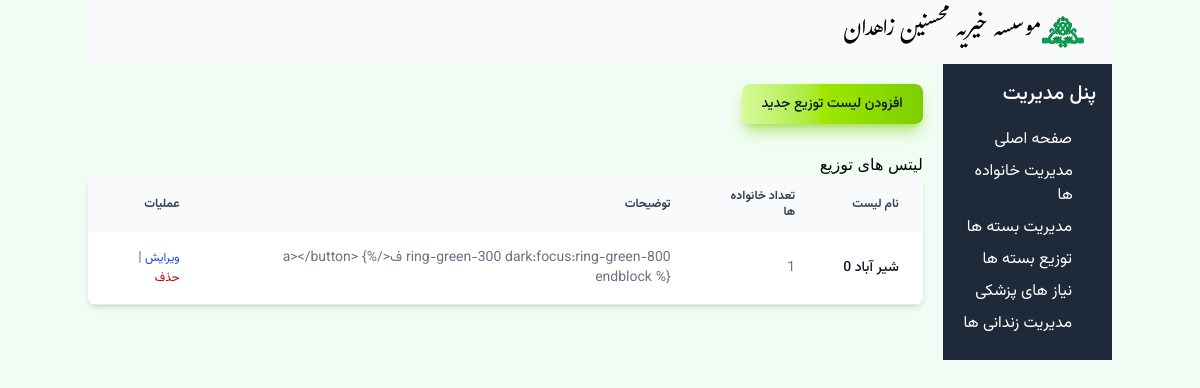
Screenshot of /dists/ with the database file from the repository.
### Mohsenin/models.py (models this page shows, shortened)
class Dist(models.Model): #Distribution List
    name = models.CharField(max_length=100, unique=True)
    note = models.TextField(default="")
    def familycount(self):
        return self.family_set.count()

### Mohsenin/views.py (the view)
# urls.py: path('dists/', views.DistListView.as_view(), name='dist_list'),
class DistListView(ListView):
    model = Dist
    template_name = 'Dist/Dist_list.html'
    context_object_name = "dists"

### Mohsenin/templates/Dist/Dist_list.html
{% extends "base.html" %}
{% block content %}
<div class="py-5 vazir-medium no-print">
<button type="button" class="text-gray-900 bg-gradient-to-r from-lime-200 via-lime-400 to-lime-500 hover:bg-gradient-to-br focus:ring-4 focus:outline-none focus:ring-lime-300 dark:focus:ring-lime-800 shadow-lg shadow-lime-500/50 dark:shadow-lg dark:shadow-lime-800/80 font-medium rounded-lg text-sm px-5 py-2.5 text-center me-2 mb-2"><a href="{% url 'dist_create' %}">افزودن لیست توزیع جدید</a></button>
</div>
<h2>لیتس های توزیع</h2>
<div class="relative overflow-x-auto shadow-md sm:rounded-lg">
<table class="w-full text-sm text-left rtl:text-right text-gray-500 dark:text-gray-400">
    <thead class="text-xs text-gray-700 uppercase bg-gray-50 dark:bg-gray-700 dark:text-gray-400">
    <tr class='vazir-semibold'>
        <th scope="col" class="px-6 py-3 text-end">نام لیست</th>
        <th scope="col" class="px-6 py-3 text-right">تعداد خانواده ها</th>
        <th scope="col" class="px-6 py-3 text-right">توضیحات</th>
        <th scope="col" class="px-6 py-3 text-right">عملیات</th>
    </tr>
</thead>
<tbody>
    {% for dist in dists %}
    <tr class="bg-white border-b dark:bg-gray-800 dark:border-gray-700 border-gray-200 hover:bg-gray-50 dark:hover:bg-gray-600 vazir-normal">
        <th scope="row" class="px-6 py-4 font-medium text-gray-900 whitespace-nowrap dark:text-white">{{ dist.name }}</th>
        <td class="px-6 py-4">{{ dist.familycount }}</td>
        <td class="px-6 py-4">{{ dist.note }}</td>
        <td  class="px-6 py-4 no-print">
            <a href="{% url 'dist_update' dist.pk %}" class="text-blue-700 text-xs">ویرایش
              </a> |
            <a href="{% url 'dist_delete' dist.pk %}"class="text-red-700 text-xs">حذف</a>
        </td>
    </tr>
    {% endfor %}
</tbody>
</table>
</div>
{% endblock %}

### rows the page displays
Dist: name "شیر آباد 0", familycount "1", note "ring-green-300 dark:focus:ring-green-800 ف</a></button> {% endblock %}"
